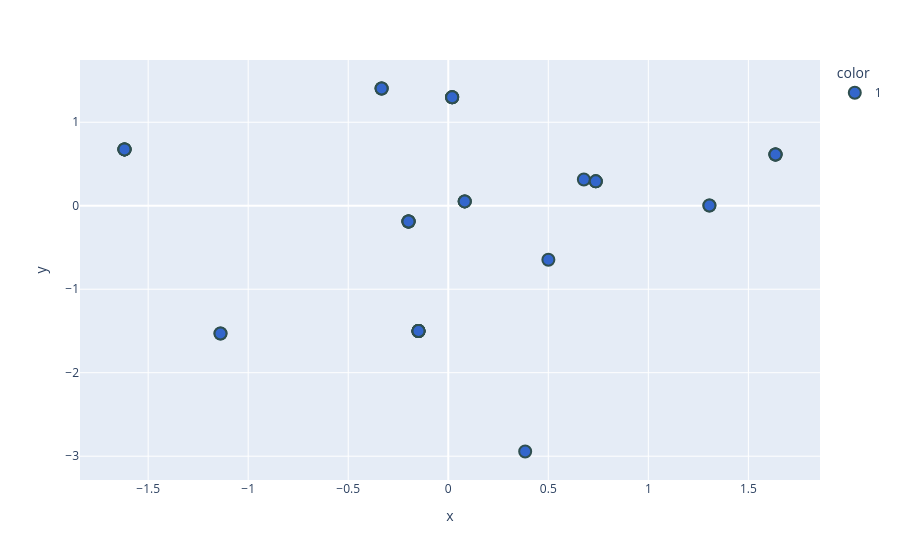

The notebook cell saved with this chart:
### Code cell
new_df['target'] = new_df['target'].astype('str')
fig = px.scatter(x=new_df['PC1'],
                 y=new_df['PC2'],
                 color=new_df['target'],
                 color_discrete_sequence=px.colors.qualitative.G10
                )

fig.update_traces(marker=dict(size=12,
                              line=dict(width=2,
                                        color='DarkSlateGrey')),
                  selector=dict(mode='markers'))
fig.show()

### Figure 1 — Plotly figure (JSON) as saved in the notebook; plotly's stock layout.template omitted (floating-point values rounded to 4 significant figures)
{"data": [{"hovertemplate": "color=1<br>x=%{x}<br>y=%{y}<extra></extra>", "legendgroup": "1", "marker": {"color": "#3366CC", "line": {"color": "DarkSlateGrey", "width": 2}, "size": 12, "symbol": "circle"}, "mode": "markers", "name": "1", "orientation": "v", "showlegend": true, "type": "scatter", "x": [0.08226, -1.618, -0.3331, -1.618, -0.1986, 0.08226, 0.7374, -1.618, 0.3845, 0.01947, 0.01947, -0.1986, 1.636, -0.1986, -0.1487, -0.3331, 0.6778, 0.7374, -0.1487, -0.1986, -0.1487, -0.1487, 0.5004, -0.1487, 1.636, -1.138, -0.1986, -1.618, 1.305, -0.1487, 1.636, 0.01947, 1.636, -0.3331, 0.7374, 0.01947, 0.08226, 1.305, -1.138, -1.618], "xaxis": "x", "y": [0.05181, 0.6749, 1.404, 0.6749, -0.1879, 0.05181, 0.2922, 0.6749, -2.944, 1.3, 1.3, -0.1879, 0.613, -0.1879, -1.5, 1.404, 0.3137, 0.2922, -1.5, -0.1879, -1.5, -1.5, -0.6462, -1.5, 0.613, -1.531, -0.1879, 0.6749, 0.003156, -1.5, 0.613, 1.3, 0.613, 1.404, 0.2922, 1.3, 0.05181, 0.003156, -1.531, 0.6749], "yaxis": "y"}], "layout": {"legend": {"title": {"text": "color"}, "tracegroupgap": 0}, "margin": {"t": 60}, "xaxis": {"anchor": "y", "domain": [0, 1], "title": {"text": "x"}}, "yaxis": {"anchor": "x", "domain": [0, 1], "title": {"text": "y"}}}}
